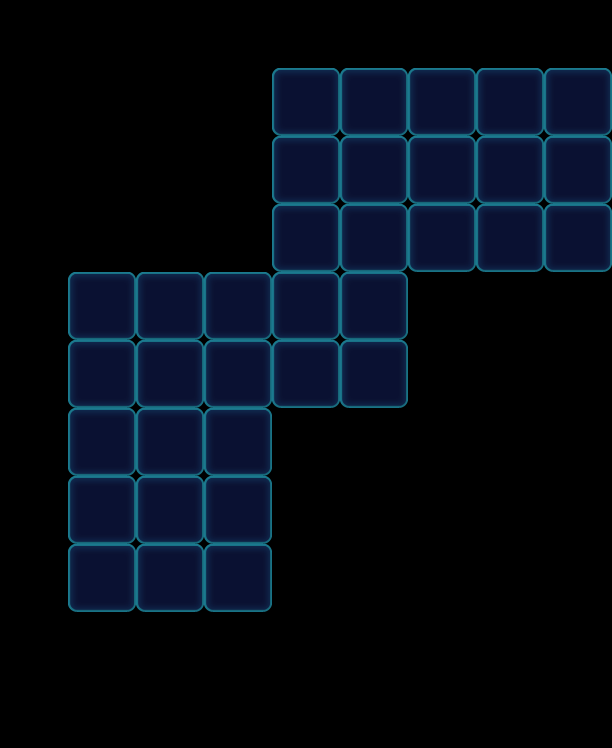

Tiled map render using the project's own tile images. Description and the map definition, with tile-layer contents summarised, below:
An orthogonal 9x11 tile map with 68x68 px tiles, 1 tile layer (Valid), 2 tilesets and 40 objects (12x Floor, 10x Ice, 10x Haze, 8x Factory_Normal).

<map version="1.0" orientation="orthogonal" width="9" height="11" tilewidth="68" tileheight="68">
 <properties>
  <property name="Connect" value="18,61,1|28,71,1|38,81,1" />
 </properties>
 <tileset firstgid="1" name="game_grid1" tilewidth="68" tileheight="68">
  <image source="game_grid1.png" width="68" height="68" />
 </tileset>
 <tileset firstgid="2" name="map" tilewidth="68" tileheight="68">
  <image source="map.png" width="1024" height="1024" />
 </tileset>
 <layer name="Valid" width="9" height="11">
  <data>[99 cells, 34 non-empty, 1 distinct tile ids]</data>
 </layer>
 <objectgroup name="BottomObj" width="9" height="11">
  <object name="Jelly" type="Floor" gid="33" x="476" y="204">
   <properties>
    <property name="Layers" value="2" />
   </properties>
  </object>
  <object name="Jelly" type="Floor" gid="33" x="408" y="136">
   <properties>
    <property name="Layers" value="2" />
   </properties>
  </object>
  <object name="Jelly" type="Floor" gid="33" x="544" y="204">
   <properties>
    <property name="Layers" value="2" />
   </properties>
  </object>
  <object name="Jelly" type="Floor" gid="33" x="476" y="136">
   <properties>
    <property name="Layers" value="2" />
   </properties>
  </object>
  <object name="Jelly" type="Floor" gid="33" x="544" y="272">
   <properties>
    <property name="Layers" value="2" />
   </properties>
  </object>
  <object name="Jelly" type="Floor" gid="33" x="544" y="136">
   <properties>
    <property name="Layers" value="2" />
   </properties>
  </object>
  <object name="Jelly" type="Floor" gid="33" x="68" y="408">
   <properties>
    <property name="Layers" value="2" />
   </properties>
  </object>
  <object name="Jelly" type="Floor" gid="33" x="68" y="340">
   <properties>
    <property name="Layers" value="2" />
   </properties>
  </object>
  <object name="Jelly" type="Floor" gid="33" x="136" y="408">
   <properties>
    <property name="Layers" value="2" />
   </properties>
  </object>
  <object name="Jelly" type="Floor" gid="33" x="204" y="476">
   <properties>
    <property name="Layers" value="2" />
   </properties>
  </object>
  <object name="Jelly" type="Floor" gid="33" x="68" y="476">
   <properties>
    <property name="Layers" value="2" />
   </properties>
  </object>
  <object name="Jelly" type="Floor" gid="33" x="136" y="476">
   <properties>
    <property name="Layers" value="2" />
   </properties>
  </object>
 </objectgroup>
 <objectgroup name="MiddleObj" width="9" height="11" />
 <objectgroup color="#000000" name="TopObj" width="9" height="11">
  <object name="10" type="Factory_Normal" x="476" y="0" width="68" height="68">
   <properties>
    <property name="FactoryColorsConfig" value="Blue,Green,Yellow,Orange" />
   </properties>
  </object>
  <object name="10" type="Factory_Normal" x="544" y="0" width="68" height="68">
   <properties>
    <property name="FactoryColorsConfig" value="Blue,Green,Yellow,Orange" />
   </properties>
  </object>
  <object name="10" type="Factory_Normal" x="272" y="0" width="68" height="68">
   <properties>
    <property name="FactoryColorsConfig" value="Blue,Green,Yellow,Orange" />
   </properties>
  </object>
  <object name="10" type="Factory_Normal" x="340" y="0" width="68" height="68">
   <properties>
    <property name="FactoryColorsConfig" value="Blue,Green,Yellow,Orange" />
   </properties>
  </object>
  <object name="10" type="Factory_Normal" x="408" y="0" width="68" height="68">
   <properties>
    <property name="FactoryColorsConfig" value="Blue,Green,Yellow,Orange" />
   </properties>
  </object>
  <object name="Ice" type="Ice" x="68" y="476" width="68" height="68">
   <properties>
    <property name="Layers" value="3" />
   </properties>
  </object>
  <object name="Ice" type="Ice" x="136" y="476" width="68" height="68">
   <properties>
    <property name="Layers" value="3" />
   </properties>
  </object>
  <object name="Ice" type="Ice" x="204" y="476" width="68" height="68">
   <properties>
    <property name="Layers" value="3" />
   </properties>
  </object>
  <object name="Ice" type="Ice" x="68" y="544" width="68" height="68">
   <properties>
    <property name="Layers" value="3" />
   </properties>
  </object>
  <object name="Ice" type="Ice" x="136" y="544" width="68" height="68">
   <properties>
    <property name="Layers" value="3" />
   </properties>
  </object>
  <object name="Ice" type="Ice" x="204" y="544" width="68" height="68">
   <properties>
    <property name="Layers" value="3" />
   </properties>
  </object>
  <object name="Ice" type="Ice" x="272" y="340" width="68" height="68">
   <properties>
    <property name="Layers" value="3" />
   </properties>
  </object>
  <object name="Ice" type="Ice" x="272" y="272" width="68" height="68">
   <properties>
    <property name="Layers" value="3" />
   </properties>
  </object>
  <object name="Ice" type="Ice" x="340" y="272" width="68" height="68">
   <properties>
    <property name="Layers" value="3" />
   </properties>
  </object>
  <object name="Ice" type="Ice" x="340" y="340" width="68" height="68">
   <properties>
    <property name="Layers" value="3" />
   </properties>
  </object>
  <object name="10" type="Factory_Normal" x="68" y="204" width="68" height="68">
   <properties>
    <property name="FactoryColorsConfig" value="Blue,Green,Yellow,Orange" />
   </properties>
  </object>
  <object name="10" type="Factory_Normal" x="136" y="204" width="68" height="68">
   <properties>
    <property name="FactoryColorsConfig" value="Blue,Green,Yellow,Orange" />
   </properties>
  </object>
  <object name="10" type="Factory_Normal" x="204" y="204" width="68" height="68">
   <properties>
    <property name="FactoryColorsConfig" value="Blue,Green,Yellow,Orange" />
   </properties>
  </object>
 </objectgroup>
 <objectgroup color="#00ff00" name="CeilObj" width="9" height="11">
  <object name="Haze" type="Haze" x="68" y="544" width="68" height="68">
   <properties>
    <property name="HazeLevel" value="3" />
   </properties>
  </object>
  <object name="Haze" type="Haze" x="204" y="544" width="68" height="68">
   <properties>
    <property name="HazeLevel" value="3" />
   </properties>
  </object>
  <object name="Haze" type="Haze" x="136" y="544" width="68" height="68">
   <properties>
    <property name="HazeLevel" value="3" />
   </properties>
  </object>
  <object name="Haze" type="Haze" x="68" y="476" width="68" height="68">
   <properties>
    <property name="HazeLevel" value="3" />
   </properties>
  </object>
  <object name="Haze" type="Haze" x="136" y="476" width="68" height="68">
   <properties>
    <property name="HazeLevel" value="3" />
   </properties>
  </object>
  <object name="Haze" type="Haze" x="204" y="476" width="68" height="68">
   <properties>
    <property name="HazeLevel" value="3" />
   </properties>
  </object>
  <object name="Haze" type="Haze" x="340" y="272" width="68" height="68">
   <properties>
    <property name="HazeLevel" value="3" />
   </properties>
  </object>
  <object name="Haze" type="Haze" x="272" y="272" width="68" height="68">
   <properties>
    <property name="HazeLevel" value="3" />
   </properties>
  </object>
  <object name="Haze" type="Haze" x="272" y="340" width="68" height="68">
   <properties>
    <property name="HazeLevel" value="3" />
   </properties>
  </object>
  <object name="Haze" type="Haze" x="340" y="340" width="68" height="68">
   <properties>
    <property name="HazeLevel" value="3" />
   </properties>
  </object>
 </objectgroup>
</map>
